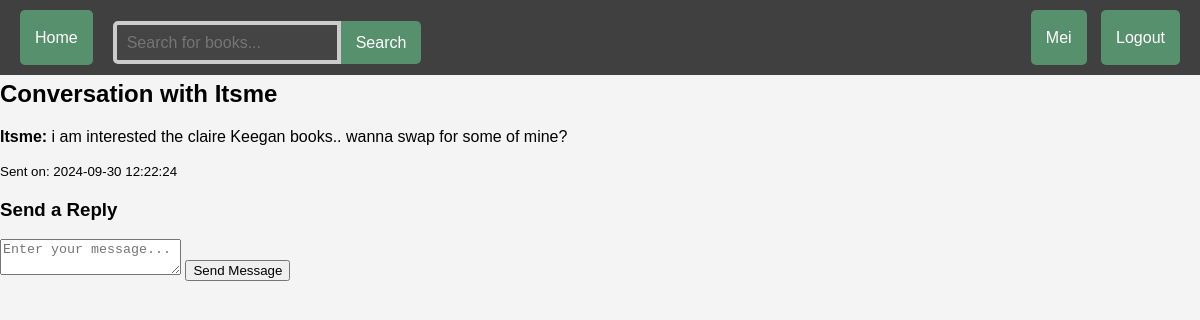
The app's page /php/conversation.php?user_id=15 (signed in) with its own data.
### tables this page shows
CREATE TABLE `user_info` (
  `id` int(6) UNSIGNED NOT NULL,
  `username` varchar(30) NOT NULL,
  `email` varchar(50) NOT NULL,
  `password` varchar(255) NOT NULL,
  `reg_date` timestamp NOT NULL DEFAULT current_timestamp()
);

CREATE TABLE `messages` (
  `message_id` int(11) UNSIGNED NOT NULL,
  `sender_id` int(6) UNSIGNED NOT NULL,
  `receiver_id` int(6) UNSIGNED NOT NULL,
  `message` text NOT NULL,
  `timestamp` timestamp NOT NULL DEFAULT current_timestamp()
);

### php/conversation.php (the view, shortened to what this page needs)
<?php
include('connect.php');
include('../dashboard.php');
$user_id = $_SESSION['user_id'];
$other_user_id = isset($_GET['user_id']) ? $conn->real_escape_string($_GET['user_id']) : 0;
$sql_other_user = "SELECT username FROM user_info WHERE id = '$other_user_id'";
$result_other_user = $conn->query($sql_other_user);
if ($result_other_user->num_rows > 0) {
    $other_user = $result_other_user->fetch_assoc();
    $other_username = htmlspecialchars($other_user['username']);
} else {
    echo "User not found.";
    exit();
}
$sql = "SELECT messages.*, user_info.username AS sender_name
        FROM messages
        JOIN user_info ON messages.sender_id = user_info.id
        WHERE (messages.sender_id = '$user_id' AND messages.receiver_id = '$other_user_id')
        OR (messages.sender_id = '$other_user_id' AND messages.receiver_id = '$user_id')
        ORDER BY messages.timestamp ASC";
$result = $conn->query($sql);
?>
<!DOCTYPE html>
<html lang="en">
<head>
    <link rel="stylesheet" href="../css/style.css">
</head>
<body>
    <div class="container">
        <h2>Conversation with <?php echo htmlspecialchars($other_username); ?></h2>
        <div class="conversation-container">
            <?php
            if ($result->num_rows > 0) {
                while ($row = $result->fetch_assoc()) {
                    echo "<div class='message'>";
                    if ($row['sender_id'] == $user_id) {
                        echo "<p><strong>You:</strong> " . htmlspecialchars($row['message']) . "</p>";
                    } else {
                        echo "<p><strong>" . htmlspecialchars($row['sender_name']) . ":</strong> " . htmlspecialchars($row['message']) . "</p>";
                    }
                    echo "<p><small>Sent on: " . htmlspecialchars($row['timestamp']) . "</small></p>";
                    echo "</div>";
                }
            } else {
                echo "<p>No messages found in this conversation.</p>";
            }
            ?>
        </div>
        <h3>Send a Reply</h3>
        <form method="POST" action="conversation.php?user_id=<?php echo $other_user_id; ?>">
            <textarea name="message" placeholder="Enter your message..." required></textarea>
            <button type="submit">Send Message</button>
        </form>
    </div>
</body>
</html>

### css/style.css (style rules this page uses)
body { font-family: Arial, sans-serif; background-color: #f4f4f4; margin: 0; padding: 0; margin-top: 80px; }

### records on screen
user_info: username "Itsme"
messages: sender.username "Itsme", message "i am interested the claire Keegan books.. wanna swap for some of mine?", timestamp "2024-09-30 12:22:24"

### other values on screen
$_SESSION['username'] "Mei"
